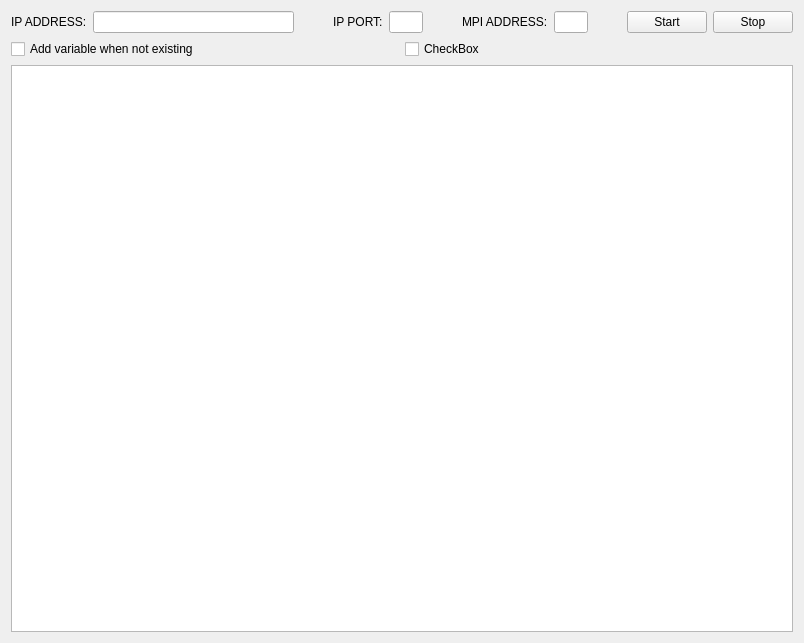
<?xml version="1.0" encoding="UTF-8"?>
<ui version="4.0">
 <class>Form</class>
 <widget class="QWidget" name="Form">
  <property name="geometry">
   <rect>
    <x>0</x>
    <y>0</y>
    <width>804</width>
    <height>643</height>
   </rect>
  </property>
  <property name="windowTitle">
   <string>IBH LINK SERVER EXAMPLE</string>
  </property>
  <layout class="QVBoxLayout" name="verticalLayout_2" stretch="0,0,10">
   <item>
    <layout class="QHBoxLayout" name="horizontalLayout" stretch="1,6,1,1,1,1,1,1,1,1,1">
     <item>
      <widget class="QLabel" name="label">
       <property name="text">
        <string>IP ADDRESS:</string>
       </property>
      </widget>
     </item>
     <item>
      <widget class="QLineEdit" name="leIpAddress"/>
     </item>
     <item>
      <spacer name="horizontalSpacer">
       <property name="orientation">
        <enum>Qt::Horizontal</enum>
       </property>
       <property name="sizeHint" stdset="0">
        <size>
         <width>40</width>
         <height>20</height>
        </size>
       </property>
      </spacer>
     </item>
     <item>
      <widget class="QLabel" name="label_2">
       <property name="text">
        <string>IP PORT:</string>
       </property>
      </widget>
     </item>
     <item>
      <widget class="QLineEdit" name="lePort"/>
     </item>
     <item>
      <spacer name="horizontalSpacer_2">
       <property name="orientation">
        <enum>Qt::Horizontal</enum>
       </property>
       <property name="sizeHint" stdset="0">
        <size>
         <width>40</width>
         <height>20</height>
        </size>
       </property>
      </spacer>
     </item>
     <item>
      <widget class="QLabel" name="label_3">
       <property name="text">
        <string>MPI ADDRESS:</string>
       </property>
      </widget>
     </item>
     <item>
      <widget class="QLineEdit" name="leMpiAddress"/>
     </item>
     <item>
      <spacer name="horizontalSpacer_3">
       <property name="orientation">
        <enum>Qt::Horizontal</enum>
       </property>
       <property name="sizeHint" stdset="0">
        <size>
         <width>40</width>
         <height>20</height>
        </size>
       </property>
      </spacer>
     </item>
     <item>
      <widget class="QPushButton" name="btnStart">
       <property name="text">
        <string>Start</string>
       </property>
      </widget>
     </item>
     <item>
      <widget class="QPushButton" name="btnStop">
       <property name="text">
        <string>Stop</string>
       </property>
      </widget>
     </item>
    </layout>
   </item>
   <item>
    <layout class="QHBoxLayout" name="horizontalLayout_3">
     <item>
      <widget class="QCheckBox" name="ckbAddWhenMissing">
       <property name="text">
        <string>Add variable when not existing</string>
       </property>
      </widget>
     </item>
     <item>
      <widget class="QCheckBox" name="ckb1">
       <property name="text">
        <string>CheckBox</string>
       </property>
      </widget>
     </item>
    </layout>
   </item>
   <item>
    <layout class="QHBoxLayout" name="horizontalLayout_2">
     <item>
      <widget class="QTreeView" name="treeView"/>
     </item>
    </layout>
   </item>
  </layout>
 </widget>
 <resources/>
 <connections/>
</ui>
